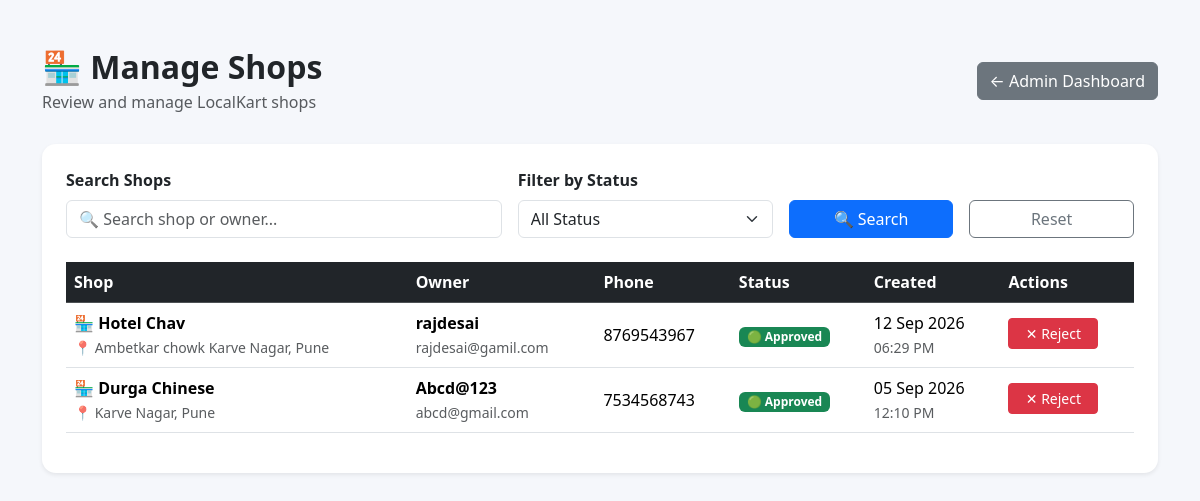
/dashboard/manage-shops/ (signed in), run on the app's committed database.
### shops/models.py (models this page shows, shortened)
class Shop(models.Model):
    APPROVAL_CHOICES = (
        ('pending', 'Pending'),
        ('approved', 'Approved'),
        ('rejected', 'Rejected'),
    )
    approval_status = models.CharField(
        max_length=20,
        choices=APPROVAL_CHOICES,
        default='pending'
    )
    rejection_reason = models.TextField(
        blank=True
    )
    owner = models.OneToOneField(
        settings.AUTH_USER_MODEL,
        on_delete=models.CASCADE,
        related_name='shop'
    )
    name = models.CharField(max_length=150)
    description = models.TextField(
        blank=True
    )
    phone = models.CharField(
        max_length=15
    )
    address = models.TextField()
    city = models.CharField(
        max_length=100
    )
    pincode = models.CharField(
        max_length=10
    )
    latitude = models.DecimalField(
        max_digits=9,
        decimal_places=6,
        null=True,
        blank=True
    )
    longitude = models.DecimalField(
        max_digits=9,
        decimal_places=6,
        null=True,
        blank=True
    )
    opening_time = models.TimeField(
        null=True,
        blank=True
    )
    closing_time = models.TimeField(
        null=True,
        blank=True
    )
    is_open = models.BooleanField(
        default=True
    )
    rating = models.DecimalField(
        max_digits=3,
        decimal_places=2,
        default=0
    )
    created_at = models.DateTimeField(
        auto_now_add=True
    )
    updated_at = models.DateTimeField(
        auto_now=True
    )

### accounts/models.py (models this page shows, shortened)
class CustomUser(AbstractUser):
    ROLE_CHOICES = (
        ('customer', 'Customer'),
        ('shop_owner', 'Shop Owner'),
        ('admin', 'Admin'),
    )
    role = models.CharField(
        max_length=20,
        choices=ROLE_CHOICES,
        default='customer'
    )
    phone = models.CharField(
        max_length=15,
        blank=True
    )

### dashboard/views.py (the view)
@login_required
def manage_shops(request):
    if not request.user.is_superuser:
        return render(request, 'dashboard/access_denied.html')
    shops = Shop.objects.select_related('owner').order_by(
        'approval_status',
        '-created_at'
    )
    search = request.GET.get('search', '').strip()
    status = request.GET.get('status', '').strip()
    if search:
        shops = shops.filter(
            Q(name__icontains=search) |
            Q(owner__username__icontains=search) |
            Q(owner__email__icontains=search)
        )
    if status:
        shops = shops.filter(approval_status=status)
    paginator = Paginator(shops, 10)
    page_number = request.GET.get('page')
    shops = paginator.get_page(page_number)
    return render(
        request,
        'dashboard/manage_shops.html',
        {
            'shops': shops,
            'search': search,
            'selected_status': status,
        }
    )

### localkart/context_processors.py (called while the page is built)
def cart_count(request):
    count = 0
    if request.user.is_authenticated and request.user.role == 'customer':
        cart = Cart.objects.filter(
            customer=request.user
        ).first()
        if cart:
            count = sum(
                item.quantity
                for item in cart.items.all()
            )
    unread_notifications = 0
    if request.user.is_authenticated and request.user.role == 'customer':
        unread_notifications = Notification.objects.filter(
            customer=request.user,
            is_read=False
        ).count()
    return {
        'cart_count': count,
        'unread_notifications': unread_notifications,
    }

### templates/dashboard/manage_shops.html (shortened to what this page needs)
<!DOCTYPE html>
<html lang="en">
<head>
    <link
        href="https://cdn.jsdelivr.net/npm/bootstrap@5.3.3/dist/css/bootstrap.min.css"
        rel="stylesheet"
    >
</head>
<body>
<div class="container py-5">
    <div class="d-flex justify-content-between align-items-center page-header">
        <div>
            <h2 class="fw-bold mb-1">
                🏪 Manage Shops
            </h2>
            <p class="text-muted mb-0">
                Review and manage LocalKart shops
            </p>
        </div>
        <a
            href="{% url 'admin_dashboard' %}"
            class="btn btn-secondary"
        >
            ← Admin Dashboard
        </a>
    </div>
    <div class="card shadow-sm">
        <div class="card-body p-4">
            <form method="GET" class="mb-4">
                <div class="row g-3 align-items-end">
                    <div class="col-md-5">
                        <label class="form-label fw-bold">
                            Search Shops
                        </label>
                        <input
                            type="text"
                            name="search"
                            value="{{ search }}"
                            class="form-control"
                            placeholder="🔍 Search shop or owner..."
                        >
                    </div>
                    <div class="col-md-3">
                        <label class="form-label fw-bold">
                            Filter by Status
                        </label>
                        <select
                            name="status"
                            class="form-select"
                        >
                            <option value="">
                                All Status
                            </option>
                        </select>
                    </div>
                    <div class="col-md-2">
                        <button
                            type="submit"
                            class="btn btn-primary w-100"
                        >
                            🔍 Search
                        </button>
                    </div>
                    <div class="col-md-2">
                        <a
                            href="{% url 'manage_shops' %}"
                            class="btn btn-outline-secondary w-100"
                        >
                            Reset
                        </a>
                    </div>
                </div>
            </form>
            <div class="table-responsive">
                <table class="table table-hover align-middle">
                    <thead class="table-dark">
                        <tr>
                            <th>
                                Shop
                            </th>
                            <th>
                                Owner
                            </th>
                            <th>
                                Phone
                            </th>
                            <th>
                                Status
                            </th>
                            <th>
                                Created
                            </th>
                            <th>
                                Actions
                            </th>
                        </tr>
                    </thead>
                    <tbody>
                    {% for shop in shops %}
                        <tr>
                            <td>
                                <div class="shop-name">
                                    🏪 {{ shop.name }}
                                </div>
                                {% if shop.address %}
                                    <small class="text-muted shop-address">
                                        📍 {{ shop.address }}
                                    </small>
                                {% endif %}
                            </td>
                            <td>
                                <strong>
                                    {{ shop.owner.username }}
                                </strong>
                                {% if shop.owner.email %}
                                    <br>
                                    <small class="text-muted">
                                        {{ shop.owner.email }}
                                    </small>
                                {% endif %}
                            </td>
                            <td>
                                {{ shop.owner.phone|default:"-" }}
                            </td>
                            <td>
                                {% if shop.approval_status == 'pending' %}
                                    <span class="badge bg-warning text-dark">
                                        🟡 Pending
                                    </span>
                                {% elif shop.approval_status == 'approved' %}
                                    <span class="badge bg-success">
                                        🟢 Approved
                                    </span>
                                {% elif shop.approval_status == 'rejected' %}
                                    <span class="badge bg-danger">
                                        🔴 Rejected
                                    </span>
                                {% else %}
                                    <span class="badge bg-secondary">
                                        {{ shop.approval_status }}
                                    </span>
                                {% endif %}
                            </td>
                            <td>
                                {{ shop.created_at|date:"d M Y" }}
                                <br>
                                <small class="text-muted">
                                    {{ shop.created_at|date:"h:i A" }}
                                </small>
                            </td>
                            <td>
                                {% if shop.approval_status != 'rejected' %}
                                    <button
                                        type="button"
                                        class="btn btn-danger btn-sm action-btn mb-1"
                                        data-bs-toggle="modal"
                                        data-bs-target="#rejectModal{{ shop.id }}"
                                    >
                                        ✕ Reject
                                    </button>
                                {% endif %}
                            </td>
                        </tr>
                    {% endfor %}
                    </tbody>
                </table>
            </div>
        </div>
    </div>
</div>
</body>
</html>

### templates/dashboard/manage_shops.html (style rules this page uses)
body { background: #f5f7fb; }
.page-header { margin-bottom: 30px; }
.card { border: none; border-radius: 14px; }
.table th { white-space: nowrap; }
.table td { vertical-align: middle; }
.shop-name { font-weight: 600; }
.shop-address { max-width: 250px; }
.action-btn { min-width: 90px; }

### data on the page
Shop: name "Hotel Chav", address "Ambetkar chowk Karve Nagar, Pune", owner.username "rajdesai", owner.email "rajdesai@gamil.com", owner.phone "8769543967", approval_status "🟢 Approved", created_at "12 Sep 2026", created_at "06:29 PM"
Shop: name "Durga Chinese", address "Karve Nagar, Pune", owner.username "Abcd@123", owner.email "abcd@gmail.com", owner.phone "7534568743", approval_status "🟢 Approved", created_at "05 Sep 2026", created_at "12:10 PM"
